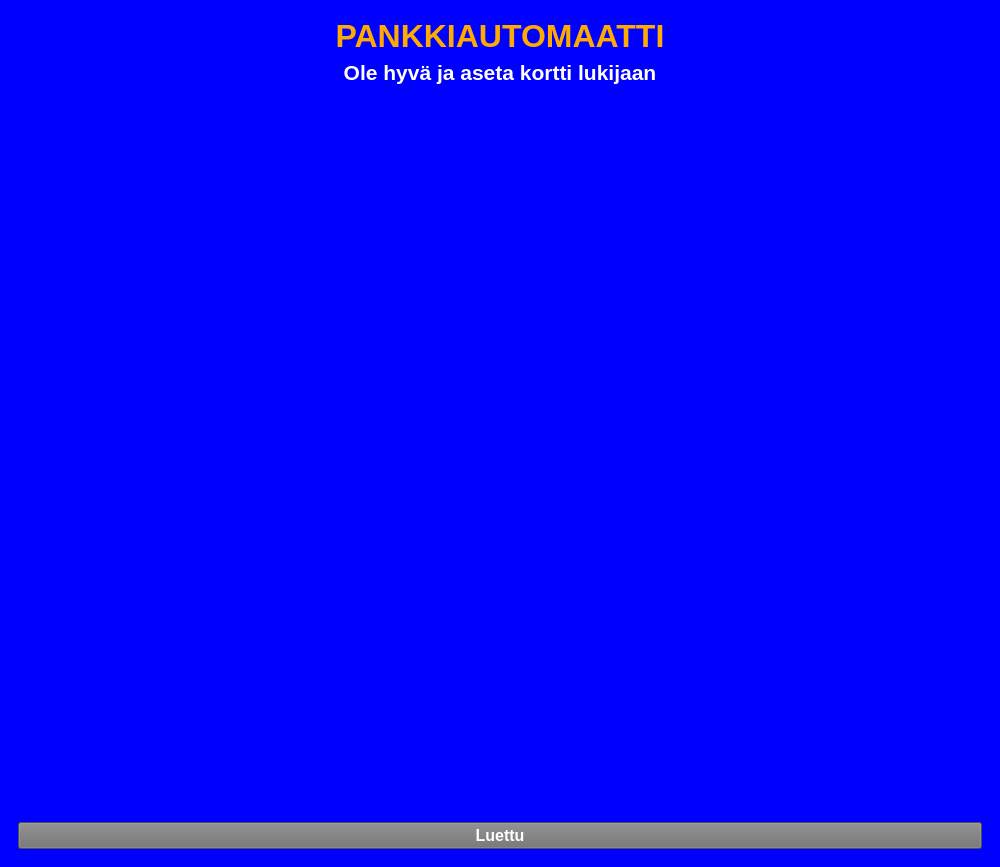
<?xml version="1.0" encoding="UTF-8"?>
<ui version="4.0">
 <class>HomeWindow</class>
 <widget class="QMainWindow" name="HomeWindow">
  <property name="geometry">
   <rect>
    <x>0</x>
    <y>0</y>
    <width>1000</width>
    <height>867</height>
   </rect>
  </property>
  <property name="windowTitle">
   <string>MainWindow</string>
  </property>
  <property name="styleSheet">
   <string notr="true">background-color: rgb(0, 0, 255);
color: rgb(255, 255, 255);</string>
  </property>
  <widget class="QWidget" name="centralwidget">
   <layout class="QVBoxLayout" name="verticalLayout">
    <item>
     <widget class="QStackedWidget" name="stackedWidget">
      <widget class="QWidget" name="page">
       <layout class="QVBoxLayout" name="verticalLayout_2">
        <item>
         <widget class="QLabel" name="headerLabel">
          <property name="sizePolicy">
           <sizepolicy hsizetype="Preferred" vsizetype="Fixed">
            <horstretch>0</horstretch>
            <verstretch>0</verstretch>
           </sizepolicy>
          </property>
          <property name="font">
           <font>
            <pointsize>24</pointsize>
            <weight>75</weight>
            <bold>true</bold>
           </font>
          </property>
          <property name="autoFillBackground">
           <bool>false</bool>
          </property>
          <property name="styleSheet">
           <string notr="true">color: rgb(255, 170, 0);</string>
          </property>
          <property name="frameShape">
           <enum>QFrame::NoFrame</enum>
          </property>
          <property name="frameShadow">
           <enum>QFrame::Plain</enum>
          </property>
          <property name="text">
           <string>PANKKIAUTOMAATTI</string>
          </property>
          <property name="alignment">
           <set>Qt::AlignCenter</set>
          </property>
         </widget>
        </item>
        <item>
         <widget class="QLabel" name="infoLabel">
          <property name="sizePolicy">
           <sizepolicy hsizetype="Preferred" vsizetype="Fixed">
            <horstretch>0</horstretch>
            <verstretch>0</verstretch>
           </sizepolicy>
          </property>
          <property name="font">
           <font>
            <pointsize>16</pointsize>
            <weight>75</weight>
            <bold>true</bold>
           </font>
          </property>
          <property name="frameShape">
           <enum>QFrame::NoFrame</enum>
          </property>
          <property name="text">
           <string>Ole hyvä ja aseta kortti lukijaan</string>
          </property>
          <property name="alignment">
           <set>Qt::AlignCenter</set>
          </property>
         </widget>
        </item>
        <item>
         <widget class="QLabel" name="pictureLabel">
          <property name="text">
           <string/>
          </property>
          <property name="pixmap">
           <pixmap>Pictures/rfid.png</pixmap>
          </property>
          <property name="alignment">
           <set>Qt::AlignCenter</set>
          </property>
         </widget>
        </item>
        <item>
         <widget class="QPushButton" name="pushButton">
          <property name="font">
           <font>
            <pointsize>12</pointsize>
            <weight>75</weight>
            <bold>true</bold>
           </font>
          </property>
          <property name="styleSheet">
           <string notr="true">background-color: rgb(112, 112, 112);
color: rgb(255, 255, 255);</string>
          </property>
          <property name="text">
           <string>Luettu</string>
          </property>
         </widget>
        </item>
       </layout>
      </widget>
      <widget class="QWidget" name="page_2"/>
     </widget>
    </item>
   </layout>
  </widget>
 </widget>
 <resources/>
 <connections/>
</ui>
